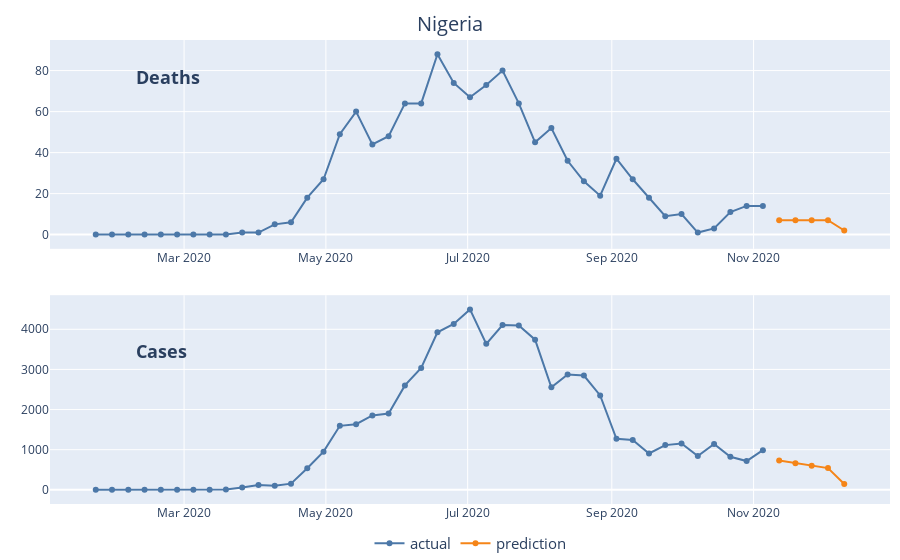

Notebook cell for this chart:
### Markdown cell above
Weekly aggregate line graph:

### Code cell
figs[2]

### Figure 1 — Plotly figure (JSON) as saved in the notebook; plotly's stock layout.template omitted (floating-point values rounded to 4 significant figures)
{"data": [{"line": {"color": "#4C78A8"}, "mode": "lines+markers", "name": "actual", "showlegend": true, "type": "scatter", "x": ["2020-01-23T00:00:00", "2020-01-30T00:00:00", "2020-02-06T00:00:00", "2020-02-13T00:00:00", "2020-02-20T00:00:00", "2020-02-27T00:00:00", "2020-03-05T00:00:00", "2020-03-12T00:00:00", "2020-03-19T00:00:00", "2020-03-26T00:00:00", "2020-04-02T00:00:00", "2020-04-09T00:00:00", "2020-04-16T00:00:00", "2020-04-23T00:00:00", "2020-04-30T00:00:00", "2020-05-07T00:00:00", "2020-05-14T00:00:00", "2020-05-21T00:00:00", "2020-05-28T00:00:00", "2020-06-04T00:00:00", "2020-06-11T00:00:00", "2020-06-18T00:00:00", "2020-06-25T00:00:00", "2020-07-02T00:00:00", "2020-07-09T00:00:00", "2020-07-16T00:00:00", "2020-07-23T00:00:00", "2020-07-30T00:00:00", "2020-08-06T00:00:00", "2020-08-13T00:00:00", "2020-08-20T00:00:00", "2020-08-27T00:00:00", "2020-09-03T00:00:00", "2020-09-10T00:00:00", "2020-09-17T00:00:00", "2020-09-24T00:00:00", "2020-10-01T00:00:00", "2020-10-08T00:00:00", "2020-10-15T00:00:00", "2020-10-22T00:00:00", "2020-10-29T00:00:00", "2020-11-05T00:00:00"], "xaxis": "x", "y": [0, 0, 0, 0, 0, 0, 0, 0, 0, 1, 1, 5, 6, 18, 27, 49, 60, 44, 48, 64, 64, 88, 74, 67, 73, 80, 64, 45, 52, 36, 26, 19, 37, 27, 18, 9, 10, 1, 3, 11, 14, 14], "yaxis": "y"}, {"line": {"color": "#F58518"}, "mode": "lines+markers", "name": "prediction", "showlegend": true, "type": "scatter", "x": ["2020-11-12T00:00:00", "2020-11-19T00:00:00", "2020-11-26T00:00:00", "2020-12-03T00:00:00", "2020-12-10T00:00:00"], "xaxis": "x", "y": [7, 7, 7, 7, 2], "yaxis": "y"}, {"line": {"color": "#4C78A8"}, "mode": "lines+markers", "name": "actual", "showlegend": false, "type": "scatter", "x": ["2020-01-23T00:00:00", "2020-01-30T00:00:00", "2020-02-06T00:00:00", "2020-02-13T00:00:00", "2020-02-20T00:00:00", "2020-02-27T00:00:00", "2020-03-05T00:00:00", "2020-03-12T00:00:00", "2020-03-19T00:00:00", "2020-03-26T00:00:00", "2020-04-02T00:00:00", "2020-04-09T00:00:00", "2020-04-16T00:00:00", "2020-04-23T00:00:00", "2020-04-30T00:00:00", "2020-05-07T00:00:00", "2020-05-14T00:00:00", "2020-05-21T00:00:00", "2020-05-28T00:00:00", "2020-06-04T00:00:00", "2020-06-11T00:00:00", "2020-06-18T00:00:00", "2020-06-25T00:00:00", "2020-07-02T00:00:00", "2020-07-09T00:00:00", "2020-07-16T00:00:00", "2020-07-23T00:00:00", "2020-07-30T00:00:00", "2020-08-06T00:00:00", "2020-08-13T00:00:00", "2020-08-20T00:00:00", "2020-08-27T00:00:00", "2020-09-03T00:00:00", "2020-09-10T00:00:00", "2020-09-17T00:00:00", "2020-09-24T00:00:00", "2020-10-01T00:00:00", "2020-10-08T00:00:00", "2020-10-15T00:00:00", "2020-10-22T00:00:00", "2020-10-29T00:00:00", "2020-11-05T00:00:00"], "xaxis": "x2", "y": [0, 0, 0, 0, 0, 0, 1, 1, 6, 57, 119, 104, 154, 539, 951, 1594, 1636, 1854, 1899, 2601, 3038, 3926, 4134, 4496, 3638, 4106, 4094, 3741, 2555, 2872, 2848, 2353, 1271, 1241, 906, 1114, 1152, 840, 1141, 823, 716, 987], "yaxis": "y2"}, {"line": {"color": "#F58518"}, "mode": "lines+markers", "name": "prediction", "showlegend": false, "type": "scatter", "x": ["2020-11-12T00:00:00", "2020-11-19T00:00:00", "2020-11-26T00:00:00", "2020-12-03T00:00:00", "2020-12-10T00:00:00"], "xaxis": "x2", "y": [728, 664, 601, 541, 143], "yaxis": "y2"}], "layout": {"annotations": [{"font": {"size": 18}, "showarrow": false, "text": "<b>Deaths</b>", "x": 0.1, "xanchor": "left", "xref": "paper", "y": 0.95, "yref": "paper"}, {"font": {"size": 18}, "showarrow": false, "text": "<b>Cases</b>", "x": 0.1, "xanchor": "left", "xref": "paper", "y": 0.3, "yref": "paper"}], "legend": {"font": {"size": 15}, "orientation": "h", "x": 0.5, "xanchor": "center", "y": -0.05}, "margin": {"b": 0, "l": 50, "r": 10, "t": 40}, "title": {"font": {"size": 20}, "text": "Nigeria", "x": 0.5, "y": 0.97}, "xaxis": {"anchor": "y", "domain": [0, 1]}, "xaxis2": {"anchor": "y2", "domain": [0, 1]}, "yaxis": {"anchor": "x", "domain": [0.55, 1]}, "yaxis2": {"anchor": "x2", "domain": [0, 0.45]}}}
